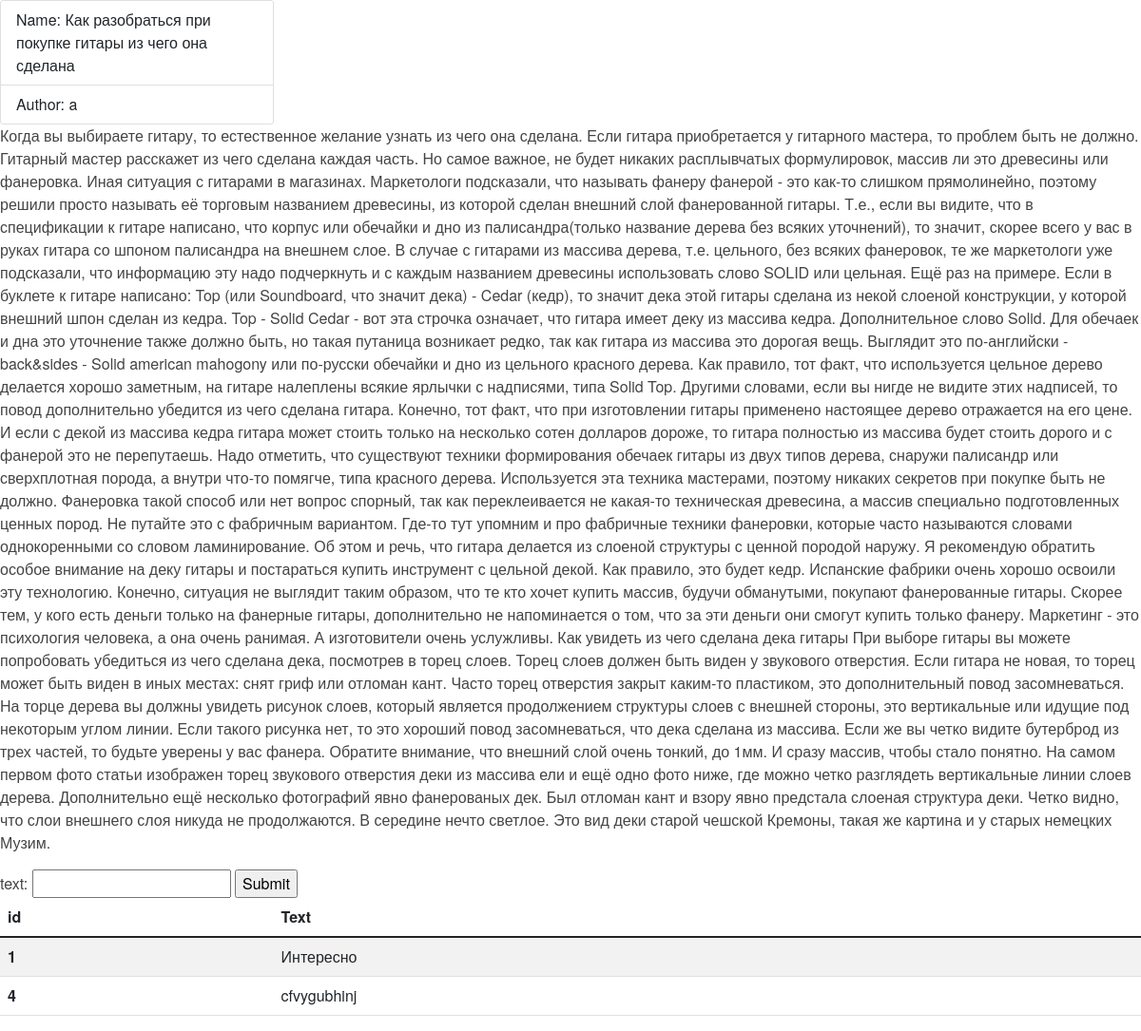
The app's page /articles/article/1/ with its own data.
### articles/models.py (models this page shows, shortened)
class Article(models.Model):
    author = models.ForeignKey(
        "auth.User",
        on_delete=models.CASCADE,
    )
    title = models.CharField(max_length=100)
    body = models.TextField()

class Review(models.Model):
    text = models.TextField()
    article = models.ForeignKey(Article, on_delete=models.CASCADE)

### articles/views.py (the view)
# urls.py: path("article/<int:article_id>/", views.article_detail, name="article"),
def article_detail(request, article_id):
    if request.method == "POST":
        form = forms.ReviewForm(request.POST)
        if form.is_valid():
            text = form.cleaned_data["text"]
            article = get_object_or_404(models.Article, id=article_id)
            models.Review.objects.create(text=text, article=article)
            return redirect(reverse("article", args=[article_id]))
    elif request.method == "GET":
        form = forms.ReviewForm()
        article = get_object_or_404(models.Article, id=article_id)
        reviews = models.Review.objects.filter(article=article_id)
        context = {
            "form": form,
            "article": article,
            "reviews": reviews,
        }
        return render(request, "article.html", {"context": context})

### articles/templates/Article.html (shortened to what this page needs)
{% extends 'base.html' %}
{% block content %}
    <div class="card center-card" style="width: 18rem;">
        <ul class="list-group list-group-flush center-card">
            <li class="list-group-item">Name: {{ context.article.title }}</li>
            <li class="list-group-item">Author: {{ context.article.author}}</li>
        </ul>
    </div>
<p>{{ context.article.body }}</p>
<form method="post">
    {{ context.form }}
    <input type="submit" value="Submit">
</form>
    <table class="article-table table table-striped table-hover">
        <thead>
        <tr>
            <th scope="col">id</th>
            <th scope="col">Text</th>
        </tr>
        </thead>
        <tbody>
        {% for review in context.reviews %}
            <tr>
                <th scope="row">{{ review.id }}</th>
                <td>{{ review.text }}</td>
            </tr>
        {% endfor %}
        </tbody>
    </table>
{% endblock %}

### articles/static/css/styles.css (style rules this page uses)
body { margin: 0; padding: 0; font-family: "Helvetica Neue", Helvetica, Arial, sans-serif; color: #444; }

### records on screen
Article: article "Как разобраться при покупке гитары из чего она сделана", article.author "a", article.body "Когда вы выбираете гитару, то естественное желание узнать из чего она сделана. Если гитара приобретается у гитарного мастера, то проблем быть не должно. Гитарный мастер расскажет из чего сделана каждая часть. Но самое важное, не будет никаких расплывчатых формулировок, массив ли это древесины или фанеровка. Иная ситуация с гитарами в магазинах. Маркетологи подсказали, что называть фанеру фанерой - это как-то слишком прямолинейно, поэтому решили просто называть её торговым названием древесины, из которой сделан внешний слой фанерованной гитары. Т.е., если вы видите, что в спецификации к гитаре написано, что корпус или обечайки и дно из палисандра(только название дерева без всяких уточнений),…"
Review: id "1", text "Интересно"
Review: id "4", text "cfvygubhinj"
